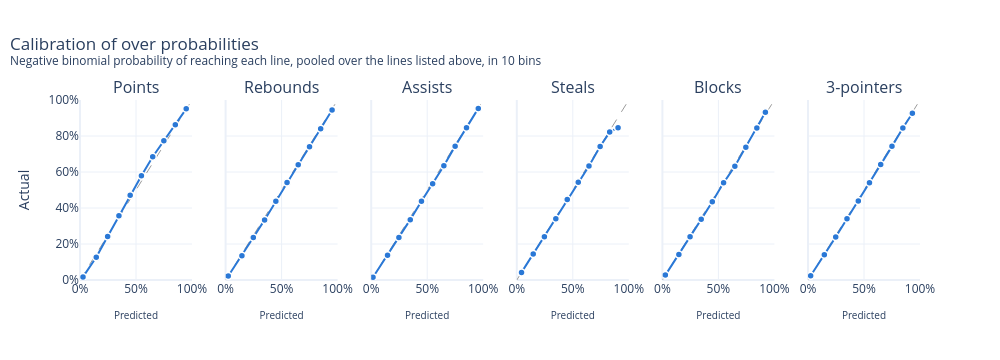

Notebook source saved alongside this figure:
### Markdown cell above
## Distributions

### Code cell
plot_over_calibration({s: over_calibration(preds, s) for s in STATS}).show()

### Figure 1 — Plotly figure (JSON) as saved in the notebook; plotly's stock layout.template omitted (floating-point values rounded to 4 significant figures)
{"data": [{"hoverinfo": "skip", "line": {"color": "#9a9a9a", "dash": "dash", "width": 1}, "mode": "lines", "showlegend": false, "type": "scatter", "x": [0, 1], "xaxis": "x", "y": [0, 1], "yaxis": "y"}, {"customdata": [765333, 179467, 110085, 79624, 62366, 50185, 43057, 39262, 36078, 39998], "hovertemplate": "<b>Points</b><br>Predicted %{x:.1%}<br>Actual %{y:.1%}<br>%{customdata:,} player-games x lines<extra></extra>", "line": {"color": "#2a78d6", "width": 2}, "marker": {"color": "#2a78d6", "line": {"color": "white", "width": 1.5}, "size": 7}, "mode": "lines+markers", "showlegend": false, "type": "scatter", "x": [0.02678, 0.1452, 0.2468, 0.3476, 0.4481, 0.5484, 0.6492, 0.7486, 0.851, 0.9485], "xaxis": "x", "y": [0.01719, 0.126, 0.2419, 0.3565, 0.4709, 0.5796, 0.6845, 0.7737, 0.8629, 0.951], "yaxis": "y"}, {"hoverinfo": "skip", "line": {"color": "#9a9a9a", "dash": "dash", "width": 1}, "mode": "lines", "showlegend": false, "type": "scatter", "x": [0, 1], "xaxis": "x2", "y": [0, 1], "yaxis": "y2"}, {"customdata": [742377, 165018, 110530, 84567, 70060, 59605, 50135, 44440, 39151, 39572], "hovertemplate": "<b>Rebounds</b><br>Predicted %{x:.1%}<br>Actual %{y:.1%}<br>%{customdata:,} player-games x lines<extra></extra>", "line": {"color": "#2a78d6", "width": 2}, "marker": {"color": "#2a78d6", "line": {"color": "white", "width": 1.5}, "size": 7}, "mode": "lines+markers", "showlegend": false, "type": "scatter", "x": [0.02374, 0.1457, 0.2475, 0.3482, 0.4486, 0.5486, 0.6484, 0.7493, 0.8488, 0.9507], "xaxis": "x2", "y": [0.02216, 0.1353, 0.2361, 0.3339, 0.4379, 0.5411, 0.6406, 0.7404, 0.8408, 0.9441], "yaxis": "y2"}, {"hoverinfo": "skip", "line": {"color": "#9a9a9a", "dash": "dash", "width": 1}, "mode": "lines", "showlegend": false, "type": "scatter", "x": [0, 1], "xaxis": "x3", "y": [0, 1], "yaxis": "y3"}, {"customdata": [850891, 123601, 84497, 67589, 57749, 49845, 42877, 37649, 38923, 51834], "hovertemplate": "<b>Assists</b><br>Predicted %{x:.1%}<br>Actual %{y:.1%}<br>%{customdata:,} player-games x lines<extra></extra>", "line": {"color": "#2a78d6", "width": 2}, "marker": {"color": "#2a78d6", "line": {"color": "white", "width": 1.5}, "size": 7}, "mode": "lines+markers", "showlegend": false, "type": "scatter", "x": [0.01617, 0.1459, 0.2473, 0.3488, 0.4488, 0.5487, 0.6488, 0.7494, 0.851, 0.9561], "xaxis": "x3", "y": [0.0157, 0.1379, 0.2355, 0.3354, 0.4379, 0.5346, 0.6348, 0.7437, 0.8464, 0.9534], "yaxis": "y3"}, {"hoverinfo": "skip", "line": {"color": "#9a9a9a", "dash": "dash", "width": 1}, "mode": "lines", "showlegend": false, "type": "scatter", "x": [0, 1], "xaxis": "x4", "y": [0, 1], "yaxis": "y4"}, {"customdata": [317443, 147086, 100721, 71115, 70242, 67467, 43377, 20242, 5567, 13], "hovertemplate": "<b>Steals</b><br>Predicted %{x:.1%}<br>Actual %{y:.1%}<br>%{customdata:,} player-games x lines<extra></extra>", "line": {"color": "#2a78d6", "width": 2}, "marker": {"color": "#2a78d6", "line": {"color": "white", "width": 1.5}, "size": 7}, "mode": "lines+markers", "showlegend": false, "type": "scatter", "x": [0.04211, 0.1467, 0.2464, 0.3484, 0.4504, 0.5488, 0.6444, 0.7441, 0.8294, 0.9041], "xaxis": "x4", "y": [0.04217, 0.1447, 0.2406, 0.3407, 0.4476, 0.5435, 0.6332, 0.7415, 0.8216, 0.8462], "yaxis": "y4"}, {"hoverinfo": "skip", "line": {"color": "#9a9a9a", "dash": "dash", "width": 1}, "mode": "lines", "showlegend": false, "type": "scatter", "x": [0, 1], "xaxis": "x5", "y": [0, 1], "yaxis": "y5"}, {"customdata": [472269, 128207, 88890, 61089, 39047, 23716, 15189, 9687, 4414, 765], "hovertemplate": "<b>Blocks</b><br>Predicted %{x:.1%}<br>Actual %{y:.1%}<br>%{customdata:,} player-games x lines<extra></extra>", "line": {"color": "#2a78d6", "width": 2}, "marker": {"color": "#2a78d6", "line": {"color": "white", "width": 1.5}, "size": 7}, "mode": "lines+markers", "showlegend": false, "type": "scatter", "x": [0.02653, 0.1471, 0.2469, 0.3466, 0.4456, 0.5463, 0.6469, 0.7449, 0.8433, 0.9196], "xaxis": "x5", "y": [0.02716, 0.1411, 0.2407, 0.3369, 0.4344, 0.5398, 0.632, 0.7374, 0.8441, 0.932], "yaxis": "y5"}, {"hoverinfo": "skip", "line": {"color": "#9a9a9a", "dash": "dash", "width": 1}, "mode": "lines", "showlegend": false, "type": "scatter", "x": [0, 1], "xaxis": "x6", "y": [0, 1], "yaxis": "y6"}, {"customdata": [713498, 167491, 113048, 88963, 73763, 65914, 58978, 55136, 48224, 20440], "hovertemplate": "<b>3-pointers</b><br>Predicted %{x:.1%}<br>Actual %{y:.1%}<br>%{customdata:,} player-games x lines<extra></extra>", "line": {"color": "#2a78d6", "width": 2}, "marker": {"color": "#2a78d6", "line": {"color": "white", "width": 1.5}, "size": 7}, "mode": "lines+markers", "showlegend": false, "type": "scatter", "x": [0.02364, 0.1458, 0.2476, 0.3481, 0.4491, 0.549, 0.6491, 0.7498, 0.847, 0.9319], "xaxis": "x6", "y": [0.02324, 0.1397, 0.2385, 0.3403, 0.4396, 0.5409, 0.6417, 0.7425, 0.8445, 0.9262], "yaxis": "y6"}], "layout": {"annotations": [{"font": {"size": 16}, "showarrow": false, "text": "Points", "x": 0.06667, "xanchor": "center", "xref": "paper", "y": 1.0, "yanchor": "bottom", "yref": "paper"}, {"font": {"size": 16}, "showarrow": false, "text": "Rebounds", "x": 0.24, "xanchor": "center", "xref": "paper", "y": 1.0, "yanchor": "bottom", "yref": "paper"}, {"font": {"size": 16}, "showarrow": false, "text": "Assists", "x": 0.4133, "xanchor": "center", "xref": "paper", "y": 1.0, "yanchor": "bottom", "yref": "paper"}, {"font": {"size": 16}, "showarrow": false, "text": "Steals", "x": 0.5867, "xanchor": "center", "xref": "paper", "y": 1.0, "yanchor": "bottom", "yref": "paper"}, {"font": {"size": 16}, "showarrow": false, "text": "Blocks", "x": 0.76, "xanchor": "center", "xref": "paper", "y": 1.0, "yanchor": "bottom", "yref": "paper"}, {"font": {"size": 16}, "showarrow": false, "text": "3-pointers", "x": 0.9333, "xanchor": "center", "xref": "paper", "y": 1.0, "yanchor": "bottom", "yref": "paper"}], "height": 360, "hoverlabel": {"bgcolor": "white"}, "title": {"text": "Calibration of over probabilities<br><sup>Negative binomial probability of reaching each line, pooled over the lines listed above, in 10 bins</sup>", "x": 0.01}, "width": 1000, "xaxis": {"anchor": "y", "domain": [0.0, 0.1333], "range": [0, 1], "tickformat": ".0%", "title": {"font": {"size": 10}, "text": "Predicted"}}, "xaxis2": {"anchor": "y2", "domain": [0.1733, 0.3067], "range": [0, 1], "tickformat": ".0%", "title": {"font": {"size": 10}, "text": "Predicted"}}, "xaxis3": {"anchor": "y3", "domain": [0.3467, 0.48], "range": [0, 1], "tickformat": ".0%", "title": {"font": {"size": 10}, "text": "Predicted"}}, "xaxis4": {"anchor": "y4", "domain": [0.52, 0.6533], "range": [0, 1], "tickformat": ".0%", "title": {"font": {"size": 10}, "text": "Predicted"}}, "xaxis5": {"anchor": "y5", "domain": [0.6933, 0.8267], "range": [0, 1], "tickformat": ".0%", "title": {"font": {"size": 10}, "text": "Predicted"}}, "xaxis6": {"anchor": "y6", "domain": [0.8667, 1.0], "range": [0, 1], "tickformat": ".0%", "title": {"font": {"size": 10}, "text": "Predicted"}}, "yaxis": {"anchor": "x", "domain": [0.0, 1.0], "range": [0, 1], "tickformat": ".0%", "title": {"text": "Actual"}}, "yaxis2": {"anchor": "x2", "domain": [0.0, 1.0], "matches": "y", "range": [0, 1], "showticklabels": false, "tickformat": ".0%"}, "yaxis3": {"anchor": "x3", "domain": [0.0, 1.0], "matches": "y", "range": [0, 1], "showticklabels": false, "tickformat": ".0%"}, "yaxis4": {"anchor": "x4", "domain": [0.0, 1.0], "matches": "y", "range": [0, 1], "showticklabels": false, "tickformat": ".0%"}, "yaxis5": {"anchor": "x5", "domain": [0.0, 1.0], "matches": "y", "range": [0, 1], "showticklabels": false, "tickformat": ".0%"}, "yaxis6": {"anchor": "x6", "domain": [0.0, 1.0], "matches": "y", "range": [0, 1], "showticklabels": false, "tickformat": ".0%"}}}
